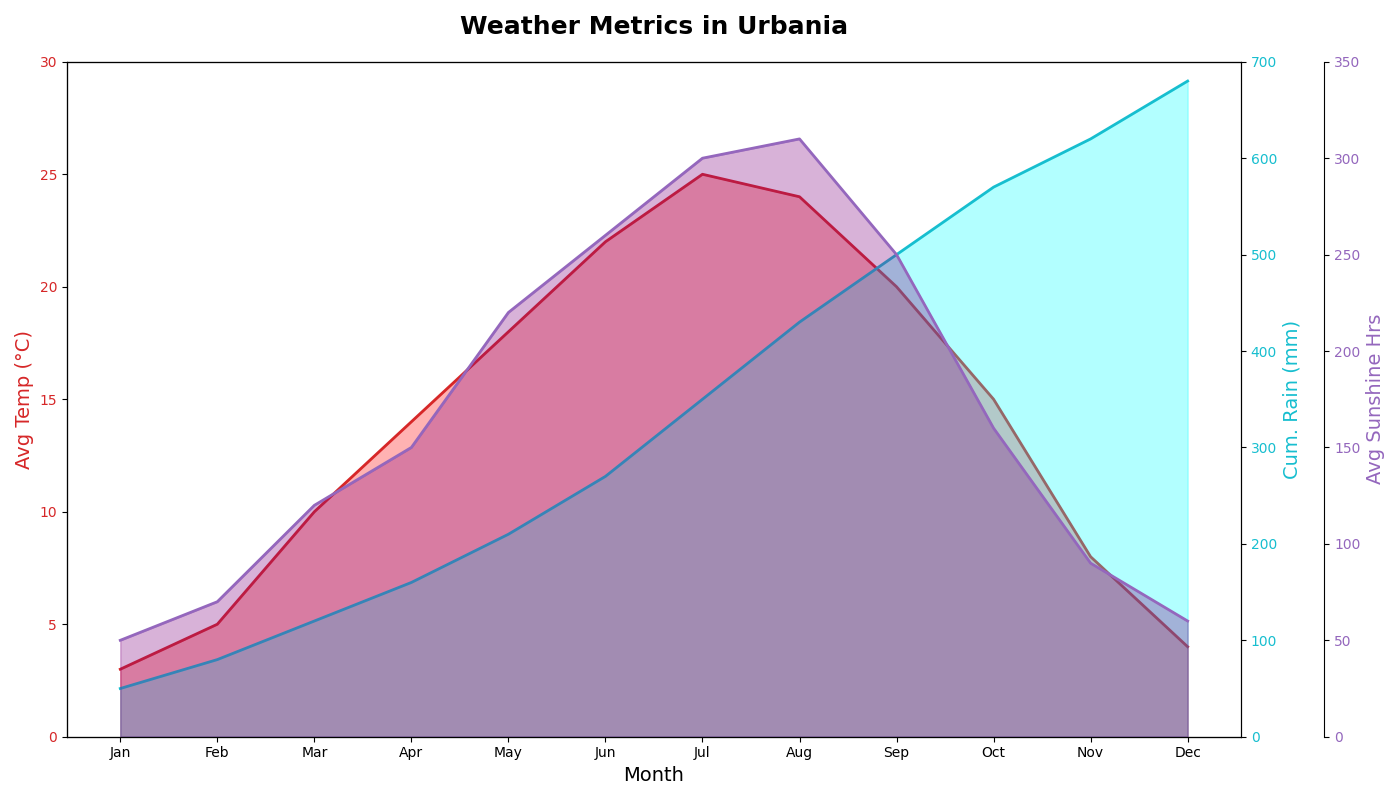

Source code (Python):
import matplotlib.pyplot as plt
import numpy as np

months = np.array(['Jan', 'Feb', 'Mar', 'Apr', 'May', 'Jun', 'Jul', 'Aug', 'Sep', 'Oct', 'Nov', 'Dec'])
avg_temp = np.array([3, 5, 10, 14, 18, 22, 25, 24, 20, 15, 8, 4])
cumulative_rainfall = np.array([50, 80, 120, 160, 210, 270, 350, 430, 500, 570, 620, 680])
avg_sunshine_hours = np.array([50, 70, 120, 150, 220, 260, 300, 310, 250, 160, 90, 60])

fig, ax1 = plt.subplots(figsize=(14, 8))

ax1.set_title("Weather Metrics in Urbania", fontsize=18, fontweight='bold', pad=20)
ax1.set_xlabel("Month", fontsize=14)
ax1.set_ylabel("Avg Temp (°C)", fontsize=14, color='tab:red')
ax1.plot(months, avg_temp, color='tab:red', linewidth=2)
ax1.fill_between(months, avg_temp, color='red', alpha=0.3)
ax1.tick_params(axis='y', labelcolor='tab:red')
ax1.set_ylim(0, 30)

ax2 = ax1.twinx()
ax2.set_ylabel("Cum. Rain (mm)", fontsize=14, color='tab:cyan')
ax2.plot(months, cumulative_rainfall, color='tab:cyan', linewidth=2)
ax2.fill_between(months, cumulative_rainfall, color='cyan', alpha=0.3)
ax2.tick_params(axis='y', labelcolor='tab:cyan')
ax2.set_ylim(0, 700)

ax3 = ax1.twinx()
ax3.spines.right.set_position(("outward", 60))
ax3.set_ylabel("Avg Sunshine Hrs", fontsize=14, color='tab:purple')
ax3.plot(months, avg_sunshine_hours, color='tab:purple', linewidth=2)
ax3.fill_between(months, avg_sunshine_hours, color='purple', alpha=0.3)
ax3.tick_params(axis='y', labelcolor='tab:purple')
ax3.set_ylim(0, 350)

plt.tight_layout()
plt.show()
